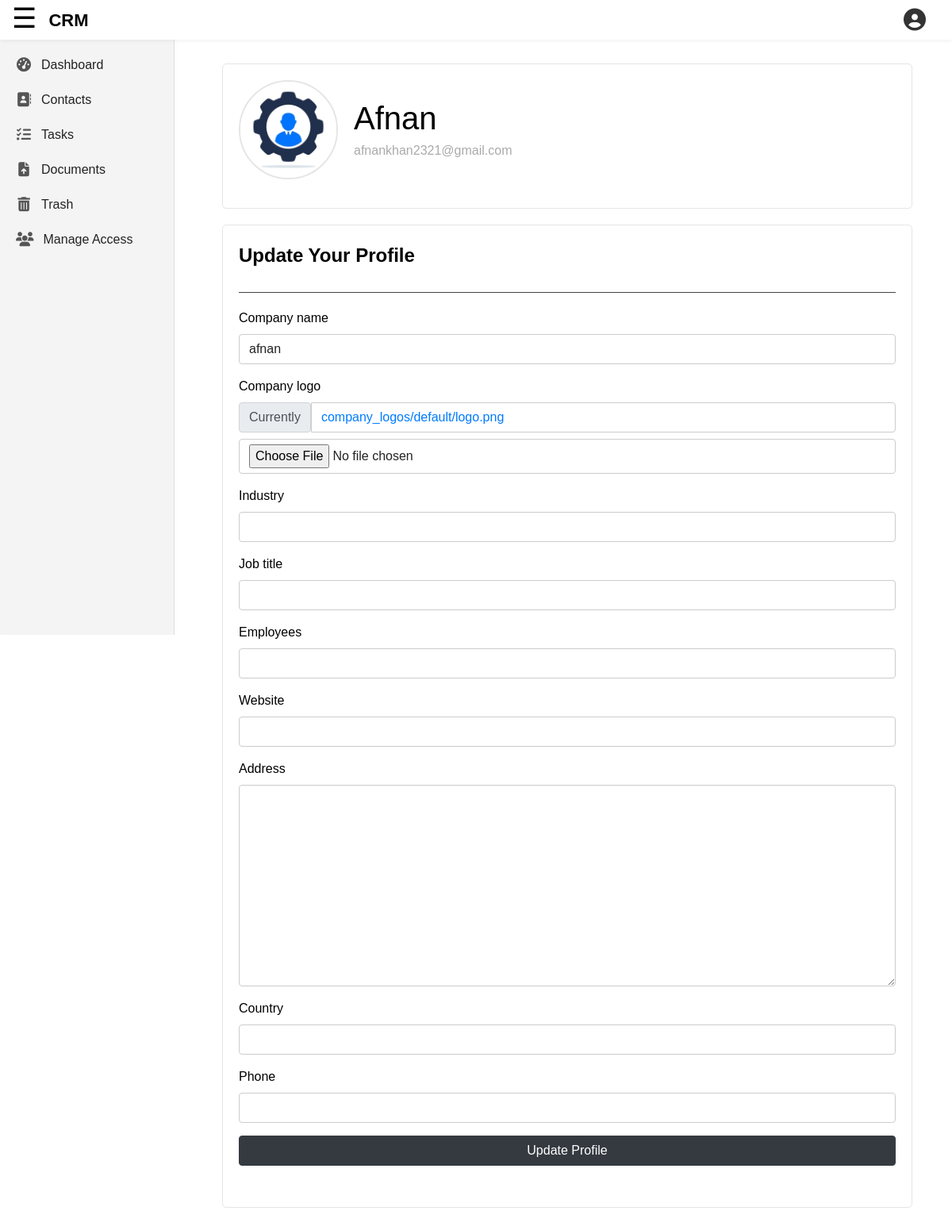
Page /accounts/profile/ (signed in) on the earlier database version.
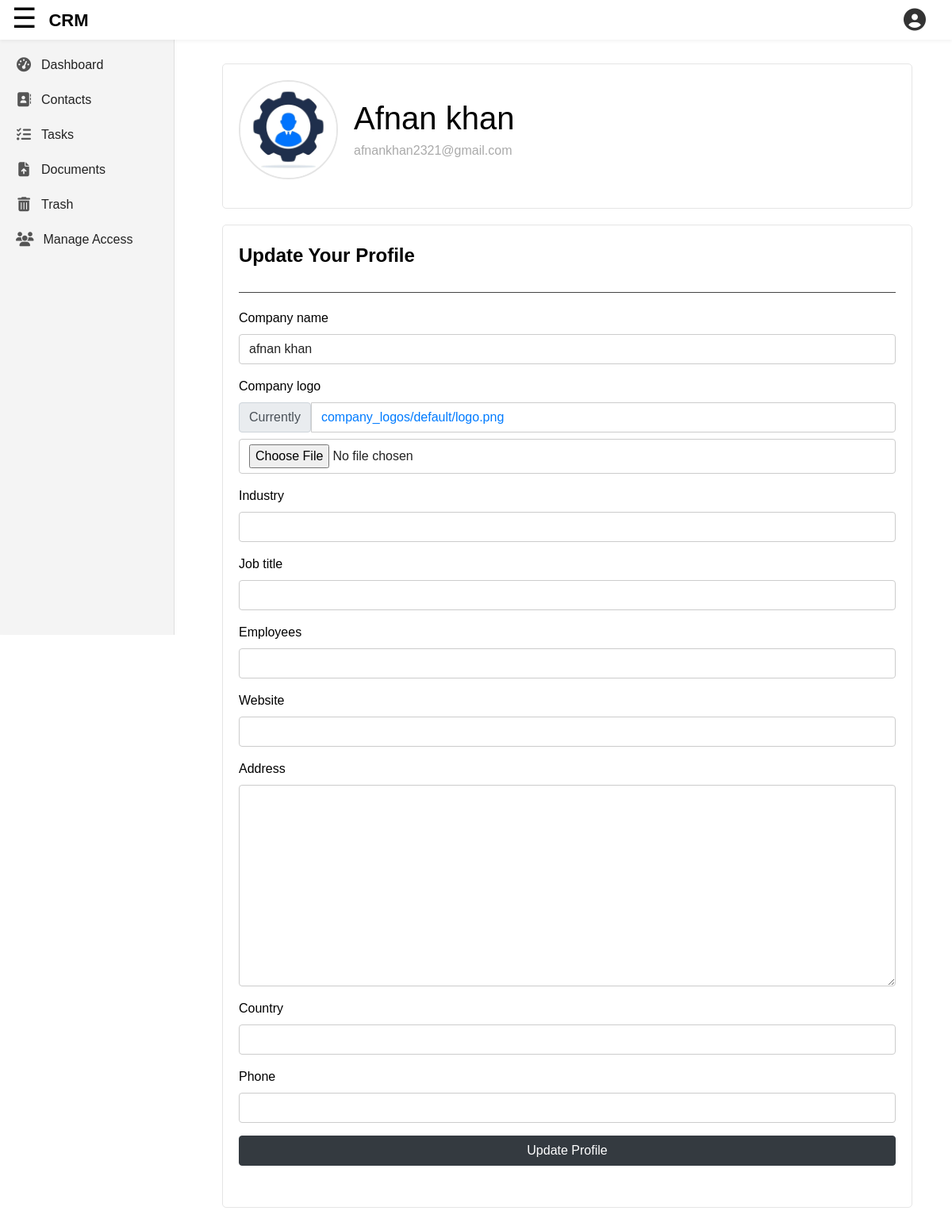
Same page on the later database version.
### accounts/models.py (models this page shows, shortened)
class BusinessUser(models.Model):
    public_id = models.UUIDField(default=uuid.uuid4, unique=True, editable=False)
    company_email = models.EmailField(max_length=60, unique=True, null=True, blank=True)
    company_name = models.CharField(max_length=95, unique=True, null=True, blank=True)
    industry = models.CharField(max_length=100, blank=True, null=True)
    job_title = models.CharField(max_length=255, blank=True, null=True)
    employees = models.IntegerField(default=None, blank=True, null=True)
    website = models.URLField(max_length=200, blank=True, null=True)
    address = models.TextField(blank=True, null=True)
    country = models.CharField(max_length=100, blank=True, null=True)
    phone = models.CharField(max_length=15, blank=True, null=True)
    last_login = models.DateTimeField(auto_now=True)
    company_logo = models.ImageField(upload_to=get_image_filepath, blank=True, null=True, default=get_default_image)
    user = models.OneToOneField(User, on_delete=models.CASCADE)

### featuredApp/views.py (the view, shortened to what this page needs)
# urls.py: path('accounts/profile/', profile_view, name='profile'),
@login_required
def profile_view(request, *args, **kwargs):
    user = request.user.businessuser
    if request.session.get('active_business_user_id') == None:
        logged_in_user = request.user.businessuser
        request.session['active_business_user_id'] = logged_in_user.id
    form = BusinessUserUpdationForm(instance = user)
    context = {
        'businessuser': user,
        'form': form,
    }
    return render(
        request,
        'accounts/profile.html',
        context,
    )

### accounts/forms.py
class FeedbackForm(forms.Form):
    description = forms.CharField(
        label="Your Feedback",
        widget=forms.Textarea(attrs={
            'class': 'form-control',
            'placeholder': 'Share your thoughts...',
            'rows': 3,
        })
    )
    allow_contact = forms.BooleanField(
        required=False,
        label="Allow us to reach out via email",
        widget=forms.CheckboxInput(attrs={'class': 'form-check-input'})
    )

class BusinessUserUpdationForm(forms.ModelForm):
    class Meta:
        model = BusinessUser
        fields = [
            'company_name',
            'company_logo',
            'industry',
            'job_title',
            'employees',
            'website',
            'address',
            'country',
            'phone',
        ]
        widget = {
            'company_logo': FileInput(),
        }

### featuredApp/context_processor.py (called while the page is built)
def accessible_accounts(request):
    if request.user.is_authenticated:
        accounts = request.user.businessuser.accessible_accounts.select_related('owner', 'role')
        self_account = request.user.businessuser
    else:
        accounts = []
        self_account = None
    return {
        'self_account': self_account,
        'accessible_accounts': accounts,
    }

def feedback_form_processor(request):
    return {'feedback_form': FeedbackForm()}

### accounts/templates/accounts/profile.html (shortened to what this page needs)
{% extends 'featuredApp/base.html' %}
{% load static %}
{% load crispy_forms_tags %}
{% block contentBody1 %}
    <div class="content-section">
        <div class="media">
            <img class="rounded-circle accounts-img" src="{{ businessuser.company_logo.url }}" alt="Company Logo">
            <div class="media-body">
                <h2 class="account-heading">{{ businessuser.company_name|capfirst }}</h2>
                <p class="text-secondary">{{ businessuser.company_email }}</p>
            </div>
        </div>
    </div>
    <div class="content-section">
        <form method="POST" enctype="multipart/form-data">
                <fieldset class="form-group">
                    <legend class="" style="font-weight: 800;"> Update Your Profile</legend>
                    <hr class="division-line-h2" style="">
                    {{ form|crispy}}
                    <div class="form-group">
                        <button class="btn btn-dark w-100" type="submit">Update Profile</button>
                    </div>
                </fieldset>
        </form>
    </div>
{% endblock contentBody1 %}

### featuredApp/templates/featuredApp/base.html (shortened to what this page needs)
{% load static %}
<!DOCTYPE html>
<html lang="en">
<head>
    <link rel="stylesheet" href="https://cdn.jsdelivr.net/npm/bootstrap@4.0.0/dist/css/bootstrap.min.css">
    <link rel="stylesheet" type="text/css" href="{% static 'accounts/base.css' %}">
    <link rel="stylesheet" type="text/css" href="{% static 'featuredApp/base.css' %}">
    <link rel="stylesheet" href="https://cdnjs.cloudflare.com/ajax/libs/font-awesome/6.5.0/css/all.min.css" />
</head>
<body class="handle-body-level">
    <div class="site-header layout">
        <header class="top-header">
            <div class="left-nav">
                <div class="menu-toggle" onclick="toggleSidebar()"> &#9776; </div>
                <a href="{% url 'index' %}">
                    <div style="font-size: 22px" class="logo"> CRM </div>
                </a>
            </div>
            <div class="right-nav">
                <div class="account-trigger" onclick="toggleAccountPanel()">
                    <i style="font-size: 28px" class="fas fa-user-circle account-icon"></i>
                </div>
            </div>
        </header>
        <aside class="sidebar" id="sidebar">
            <nav class="menu-items">
                <a
                    href="{% url 'appDashboard' %}"
                    class="
                    "
                >
                    <i class="fas fa-tachometer-alt"></i>
                    <span class="menu-label">Dashboard</span>
                </a>
                <a
                    href="{% url 'appContacts' %}"
                    class="
                        "
                >
                    <i class="fas fa-address-book"></i>
                    <span class="menu-label">Contacts</span>
                </a>
                <a
                    href="{% url 'appTasks' %}"
                    class="
                    "
                >
                    <i class="fas fa-tasks"></i>
                    <span class="menu-label">Tasks</span>
                </a>
                <a
                    href="{% url 'appDocuments' %}"
                    class="
                    "
                >
                    <i class="fas fa-file-upload"></i>
                    <span class="menu-label">Documents</span>
                </a>
                <a
                    href="{% url 'appTrash' %}"
                    class="
                    "
                >
                    <i class="fas fa-trash-alt"></i>
                    <span class="menu-label">Trash</span>
                </a>
                <a
                    href="{% url 'appManageAccess' %}"
                    class="
                    "
                >
                    <i class="fas fa-users"></i>
                    <span class="menu-label">Manage Access</span>
                </a>
            </nav>
        </aside>
    </div>
    <div class="container-defined" id="contentBody1">
        {% block contentBody1 %} {% endblock contentBody1 %}
    </div>
    <div style="padding-bottom: 100px;"></div>
</body>
</html>

### accounts/static/accounts/base.css (style rules this page uses)
body { background: #fafafa; color: #333333; margin-top: 5rem; }
h1, h2, h3, h4, h5, h6 { color: #444444; }

### accounts/templates/accounts/profile.html (style rules this page uses)
.division-line-h2 { margin: 20px 0; border-color: var(--featuredApp-dashboard-division-line-h2); }
.content-section { background-color: var(--featuredApp-contacts-form-add-pop-up-window-background-color); color: var(--featuredApp-contacts-form-add-pop-up-window-color); padding: 20px; border: 1px solid var(--featuredApp-dashboard-ul-list-item-border-color); border-radius: 5px; margin-bottom: 20px; }
.accounts-img { height: 125px; width: 125px; margin-right: 20px; margin-bottom: 16px; object-fit: cover; border: 2px solid var(--featuredApp-dashboard-ul-list-item-border-color); }
.account-heading { font-size: 2.5rem; color: var(--featuredApp-contacts-form-add-pop-up-window-color); margin-bottom: 5px; }
.text-secondary { color: #aaa !important; }
.media { display: flex; align-items: center; }
.media-body { flex: 1; }
.form-control { background-color: var(--featuredApp-contacts-form-control-input-bg); color: var(--featuredApp-contacts-form-control-input-color); border: 1px solid var(--featuredApp-contacts-form-control-input-border); caret-color: var(--featuredApp-contacts-form-control-input-caret-color); }
.form-control::placeholder { color: var(--featuredApp-contacts-form-control-input-placeholder); }

Differences in the rows shown:
changed BusinessUser "afnankhan2321@gmail.com": company_name "Afnan" → "Afnan khan"; company_name "afnan" → "afnan khan"
